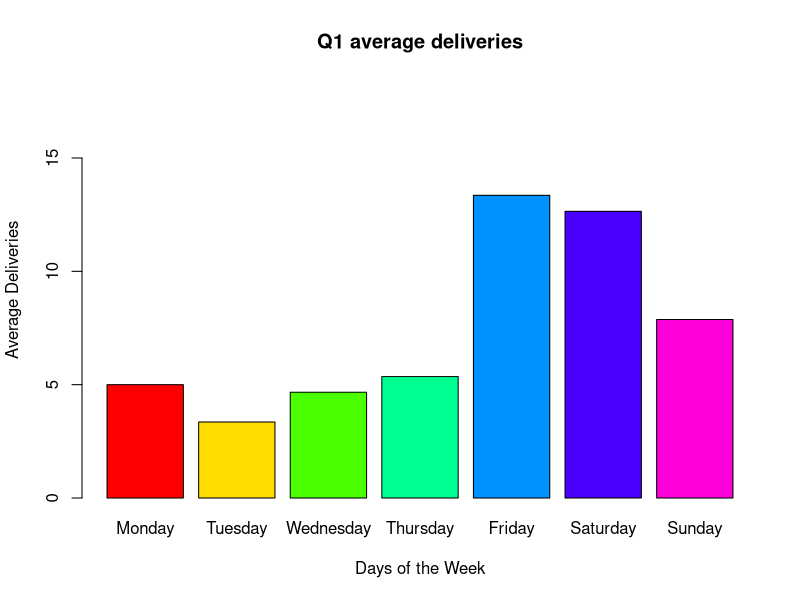
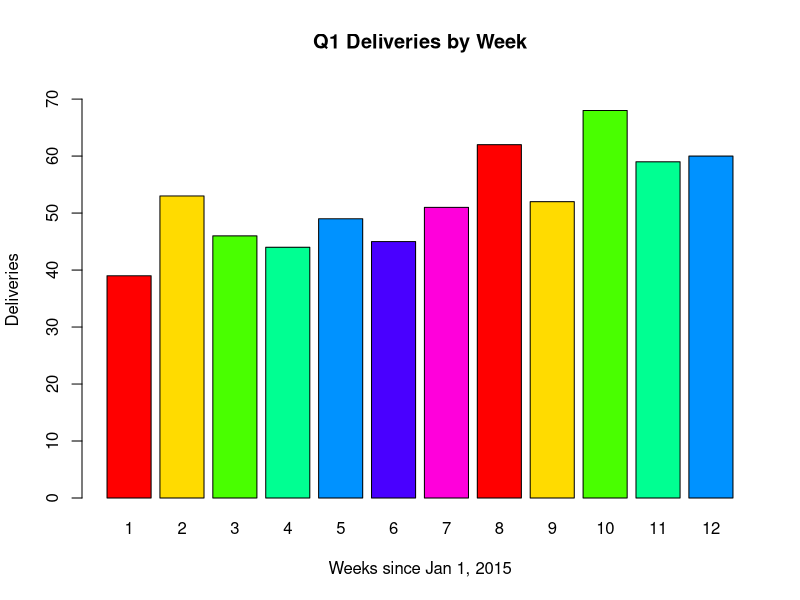
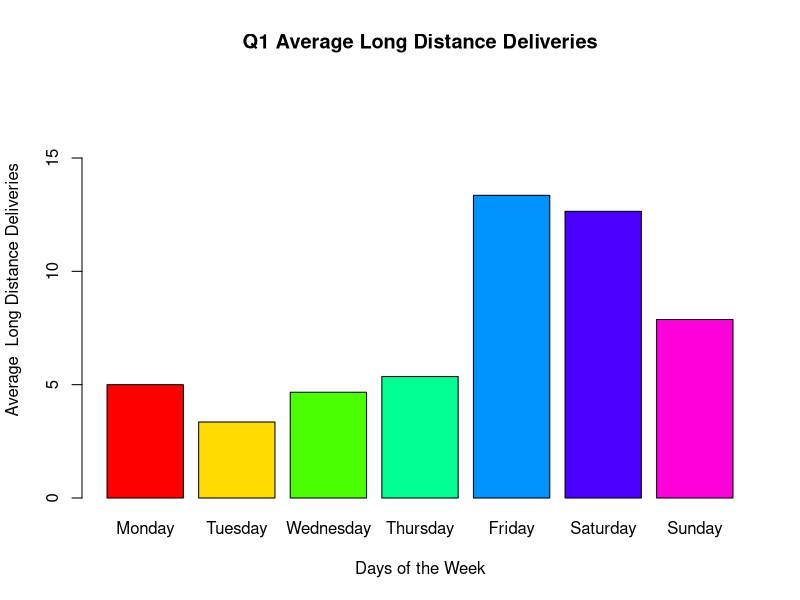
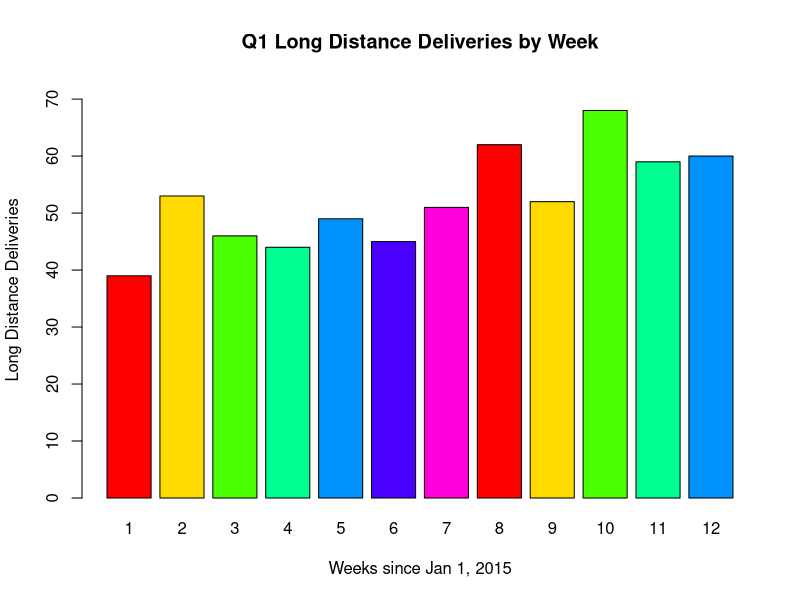

Here is the R script that generated these plots, in order:
## Clean up the working Environment =======================================================
rm(list = ls())
gc()
library(ggplot2)
library(reshape2)
library(lubridate)


delivery <- read.csv("delivery.csv")
delivery$Date <- as.character(delivery$Date)
delivery$Date <- as.Date(delivery$Date, "%m/%d/%Y")
delivery[,3] <- weekdays(as.Date(delivery[,1]))
meandl <- tapply(delivery$Qty, delivery$V3, mean)
meandl <- c(meandl[2], meandl[6], meandl[7], meandl[5], meandl[1], meandl[3], meandl[4])

barplot(meandl, ylim = c(0, (max(meandl)+5)), col = rainbow(7),
        xlab = "Days of the Week", ylab = "Average Deliveries", main = "Q1 average deliveries")

delivery[,4] <- week(delivery$Date)
delbyweek <- tapply(delivery$Qty, delivery$V4, sum)

barplot(delbyweek[1:12], ylim = c(0, (max(delbyweek)+5)), col = rainbow(7),
        xlab = "Weeks since Jan 1, 2015", ylab = "Deliveries", main = "Q1 Deliveries by Week")


lddelivery <- read.csv("long.csv")
lddelivery$Date <- as.character(lddelivery$Date)
lddelivery$Date <- as.Date(lddelivery$Date, "%m/%d/%Y")
lddelivery[,3] <- weekdays(as.Date(lddelivery[,1]))
ldmeandl <- tapply(lddelivery$Qty, lddelivery$V3, mean)
ldmeandl <- c(ldmeandl[2], ldmeandl[6], ldmeandl[7], ldmeandl[5], ldmeandl[1], ldmeandl[3], ldmeandl[4])

barplot(ldmeandl, ylim = c(0, (max(ldmeandl)+5)), col = rainbow(7),
        xlab = "Days of the Week", ylab = "Average  Long Distance Deliveries", main = "Q1 Average Long Distance Deliveries")


lddelivery[,4] <- week(lddelivery$Date)
lddelbyweek <- tapply(lddelivery$Qty, lddelivery$V4, sum)

barplot(lddelbyweek[1:12], ylim = c(0, (max(lddelbyweek)+5)), col = rainbow(7),
        xlab = "Weeks since Jan 1, 2015", ylab = "Long Distance Deliveries", main = "Q1 Long Distance Deliveries by Week")

